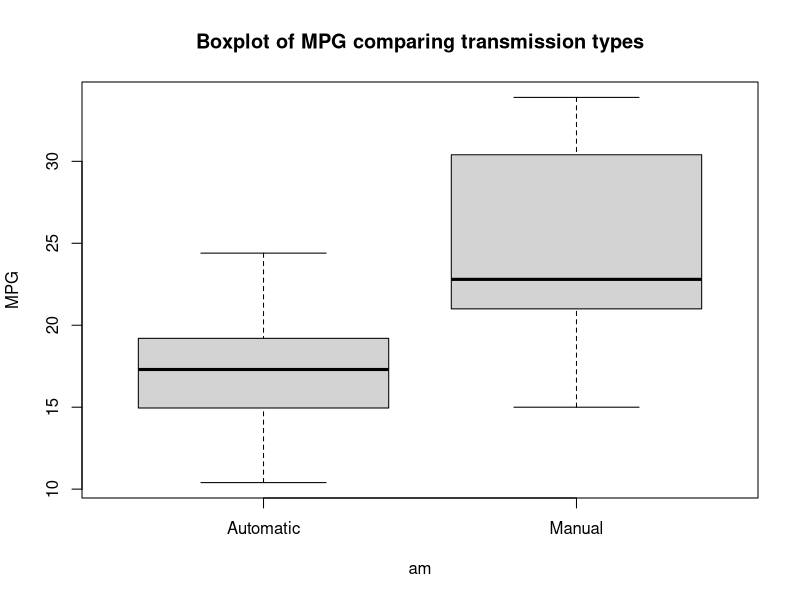
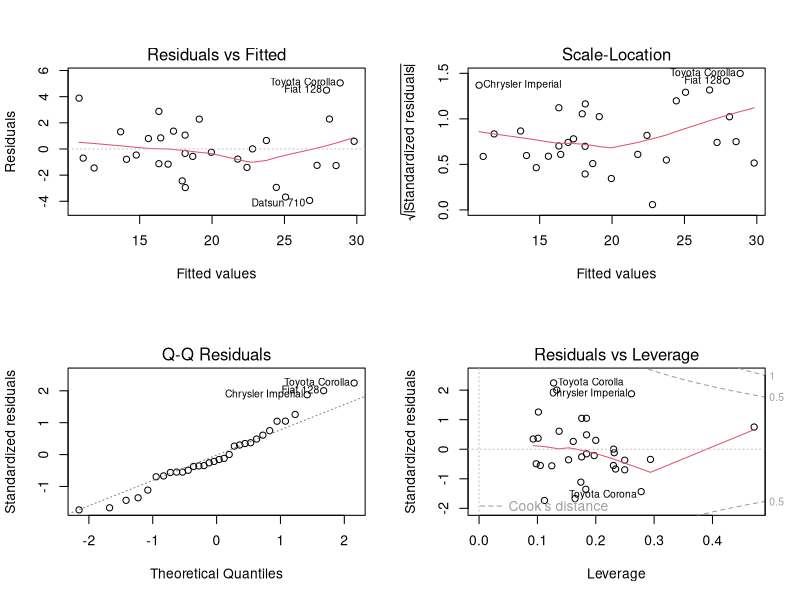

Here is the R script that generated these plots, in order:
## ---- chunk 1
knitr::opts_chunk$set(echo = TRUE)
## ---- chunk 2
head(mtcars)
## ---- chunk 3
cor(mtcars$mpg, mtcars[-1])
mtcars$am <- factor(mtcars$am, labels = c("Automatic", "Manual"))
boxplot(mpg ~ am, data = mtcars, ylab = "MPG", main = "Boxplot of MPG comparing transmission types")
## ---- chunk 4
mtcars$cyl <- factor(mtcars$cyl, labels = c("4 cyl", "6 cyl", "8 cyl"))
mtcars$vs <- factor(mtcars$vs, labels = c("V engine", "Straight engine"))
mtcars$gear <- factor(mtcars$gear)
mtcars$carb <- factor(mtcars$carb)

        
## ---- chunk 5
simplemodel <- lm(mpg ~ am, data = mtcars)
summary(simplemodel)

        
## ---- chunk 6
allvarsmodel <- lm (mpg ~ ., data = mtcars)
summary(allvarsmodel)
fit1 <- lm(mpg ~ am -1, data = mtcars)
fit2 <- lm(mpg ~ am + cyl -1, data = mtcars)
fit3 <- lm(mpg ~ am + cyl +  wt -1, data = mtcars)
fit4 <- lm(mpg ~ am + cyl + wt + hp -1, data = mtcars)
fit5 <- lm(mpg ~ am + cyl +  wt + hp + vs -1, data = mtcars)
anova(fit1, fit2, fit3, fit4, fit5)
        
## ---- chunk 7
summary(fit4)
sum(resid(fit4))
confint(fit4)
## ---- chunk 8

modelwithintercept <- lm(mpg ~ am + cyl + wt + hp, data = mtcars)
summary(modelwithintercept)
## ---- chunk 9
par(mfcol=c(2,2))
plot(fit4)
